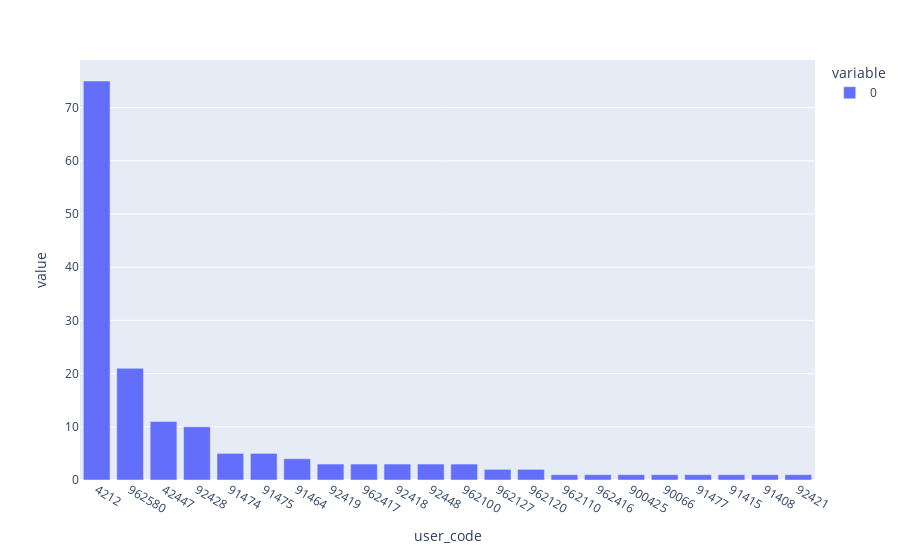

The code cell stored with this chart in its notebook:
### Code cell
df.groupby("user_code").size().sort_values(ascending=False).plot(kind="bar")

### Figure 1 — Plotly figure (JSON) as saved in the notebook; plotly's stock layout.template omitted (floating-point values rounded to 4 significant figures)
{"data": [{"alignmentgroup": "True", "hovertemplate": "variable=0<br>user_code=%{x}<br>value=%{y}<extra></extra>", "legendgroup": "0", "marker": {"color": "#636efa", "pattern": {"shape": ""}}, "name": "0", "offsetgroup": "0", "orientation": "v", "showlegend": true, "textposition": "auto", "type": "bar", "x": ["4212", "962580", "42447", "92428", "91474", "91475", "91464", "92419", "962417", "92418", "92448", "962100", "962127", "962120", "962110", "962416", "900425", "90066", "91477", "91415", "91408", "92421"], "xaxis": "x", "y": [75, 21, 11, 10, 5, 5, 4, 3, 3, 3, 3, 3, 2, 2, 1, 1, 1, 1, 1, 1, 1, 1], "yaxis": "y"}], "layout": {"barmode": "relative", "legend": {"title": {"text": "variable"}, "tracegroupgap": 0}, "margin": {"t": 60}, "xaxis": {"anchor": "y", "domain": [0, 1], "title": {"text": "user_code"}}, "yaxis": {"anchor": "x", "domain": [0, 1], "title": {"text": "value"}}}}
